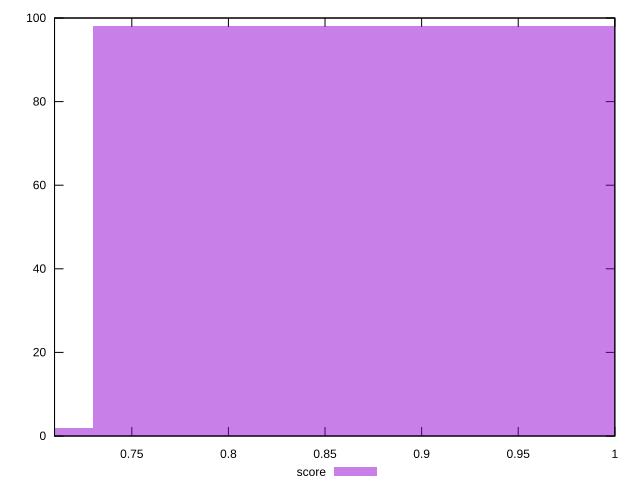

Source code (gnuplot):
reset

$score <<EOF
0.875638674247403 98
0.5837591161649354 2
EOF

set key outside below
set boxwidth 0.2918795580824677
set xrange [0.71:1]
set yrange [0:100]
set trange [0:100]
set style fill transparent solid 0.5 noborder
set terminal svg size 640, 490 enhanced background rgb 'white'
set output "reports/report_00028_2021-02-24T12-49-42.674Z/uses-rel-preconnect/samples/card/score/histogram.svg"

plot $score title "score" with boxes

reset
